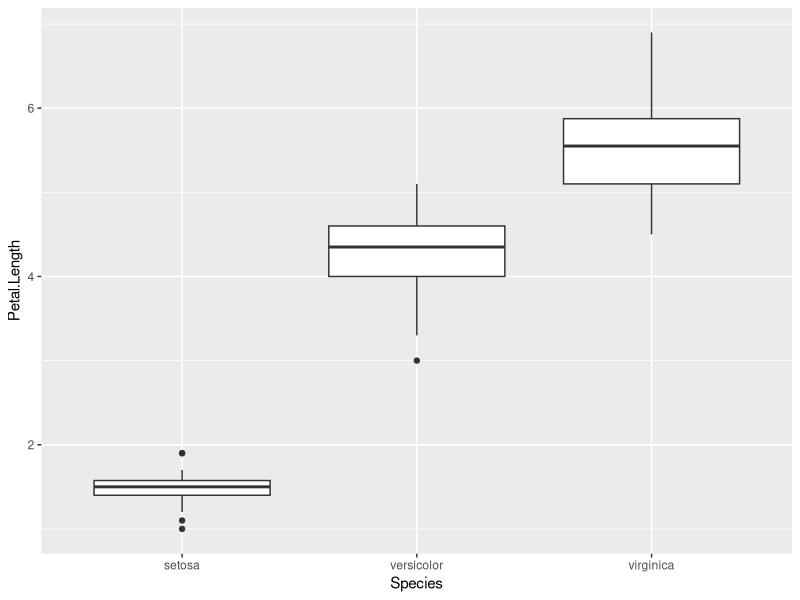
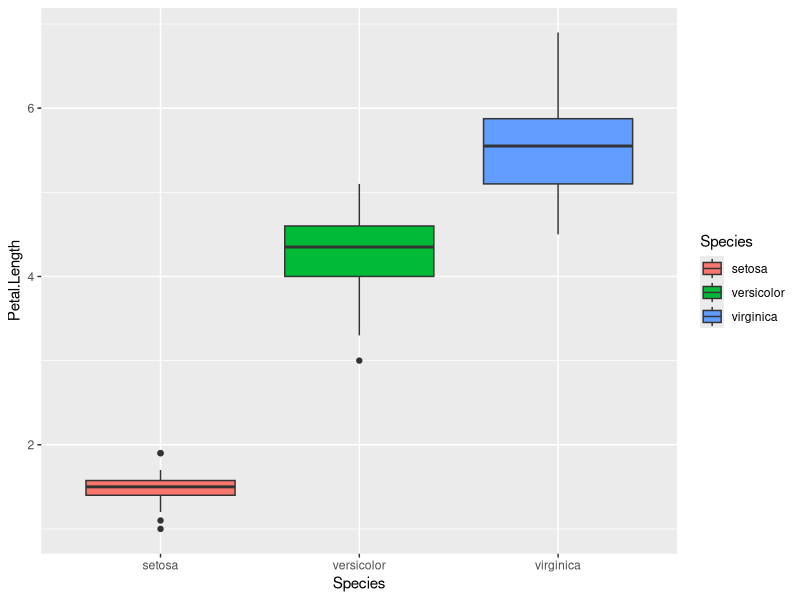
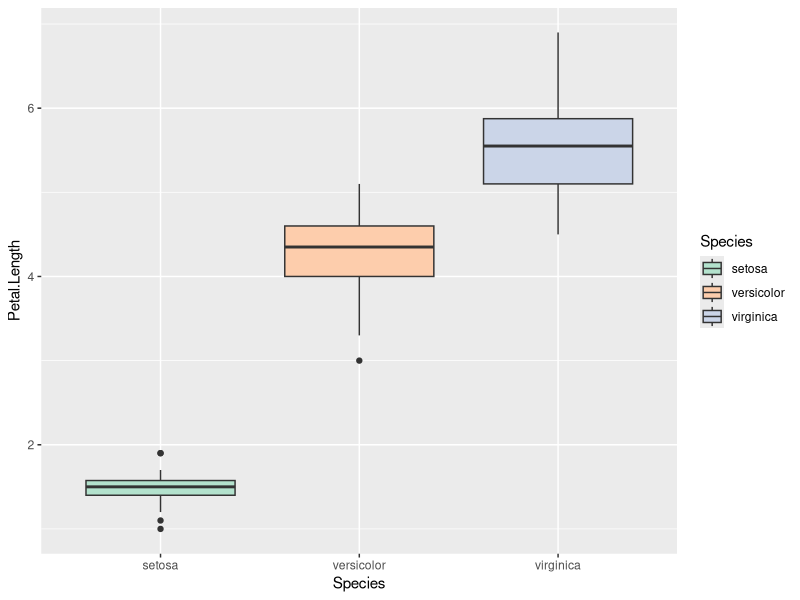
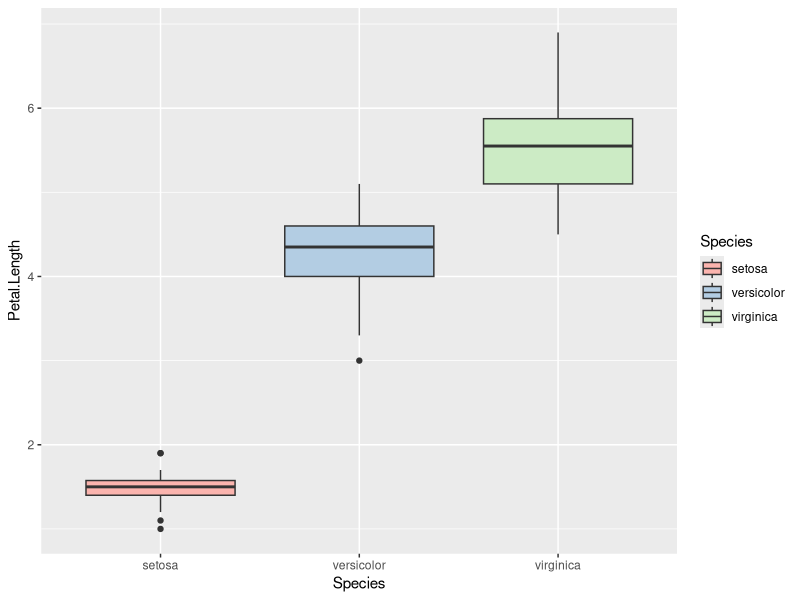
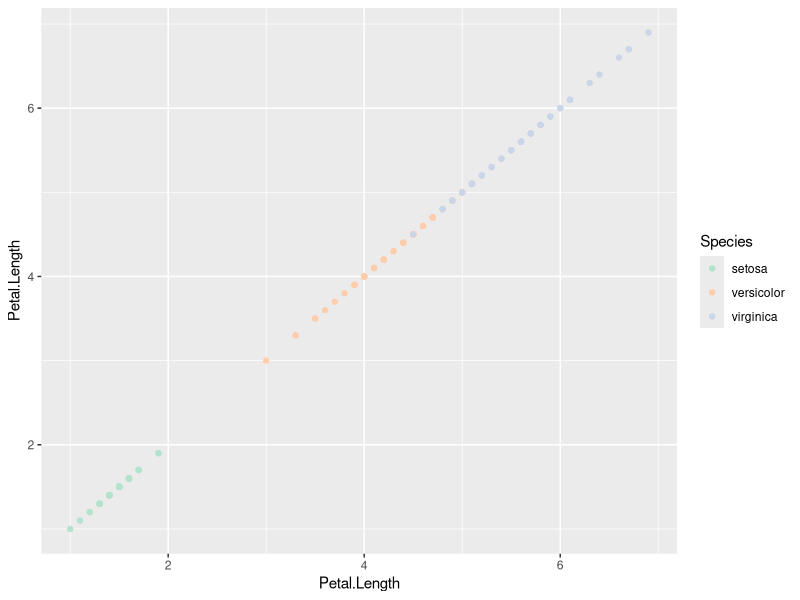
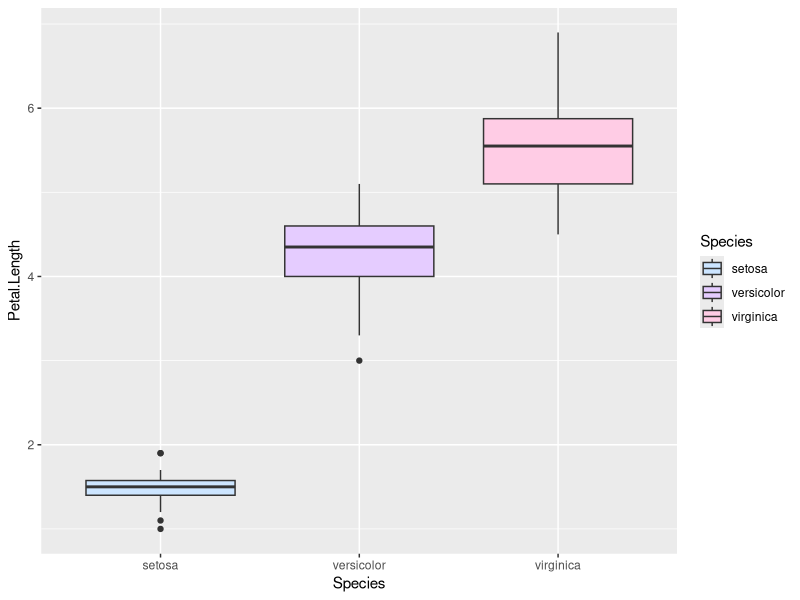
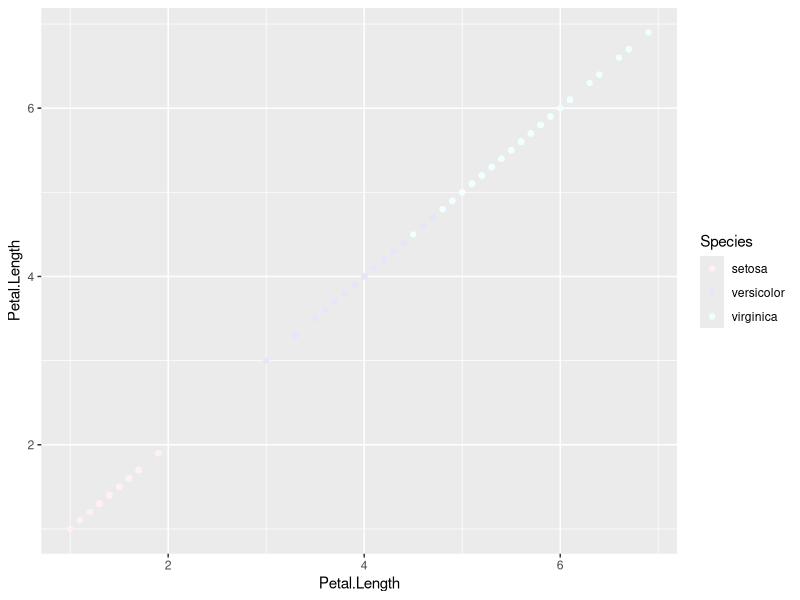
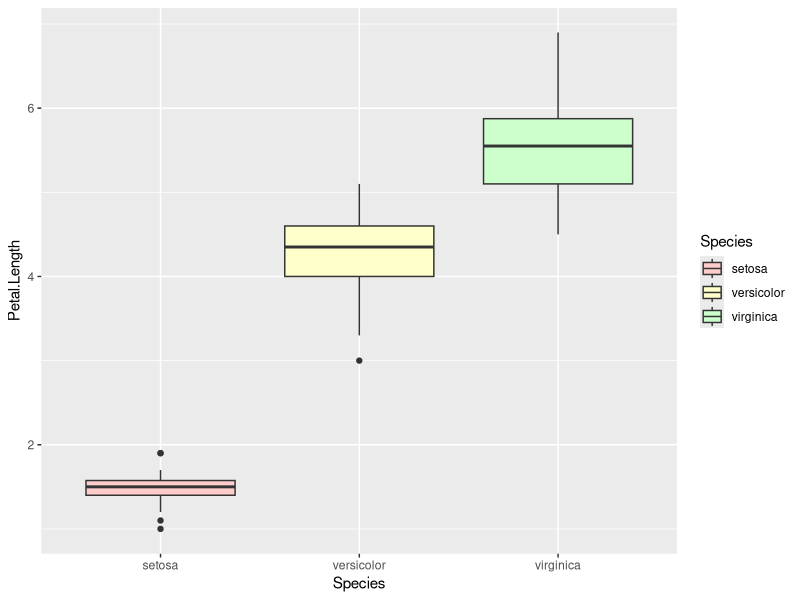

Generate these figures, in order, with R:
## ---- chunk 1
library(ggplot2)
ggplot(iris,aes(x=Species,y=Petal.Length))+
  geom_boxplot()
## ---- chunk 2
ggplot(iris,aes(x=Species,y=Petal.Length,fill=Species))+
  geom_boxplot()
## ---- chunk 3
ggplot(iris,aes(x=Species,y=Petal.Length,fill=Species))+
  geom_boxplot()+
  scale_fill_brewer(palette="Pastel2")
## ---- chunk 4
ggplot(iris,aes(x=Species,y=Petal.Length,fill=Species))+
  geom_boxplot()+
  scale_fill_brewer(palette="Pastel1")
## ---- chunk 5
ggplot(iris,aes(x=Petal.Length,y=Petal.Length,color=Species))+
  geom_point()+
  scale_color_brewer(palette="Pastel2")
## ---- chunk 6
ggplot(iris,aes(x=Species,y=Petal.Length,fill=Species))+
  geom_boxplot()+
  scale_fill_manual(values=c("#CCE5FF","#E5CCFF","#FFCCE5"))
## ---- chunk 7
ggplot(iris,aes(x=Petal.Length,y=Petal.Length,color=Species))+
  geom_point()+
  scale_color_manual(values=c("#FFF0F5","#E6E6FA","#F0FFFF"))
## ---- chunk 8
pastel_me <- c("#FFCCCC","#FFFFCC","#CCFFCC")
ggplot(iris,aes(x=Species,y=Petal.Length,fill=Species))+
  geom_boxplot()+
  scale_fill_manual(values=pastel_me)
